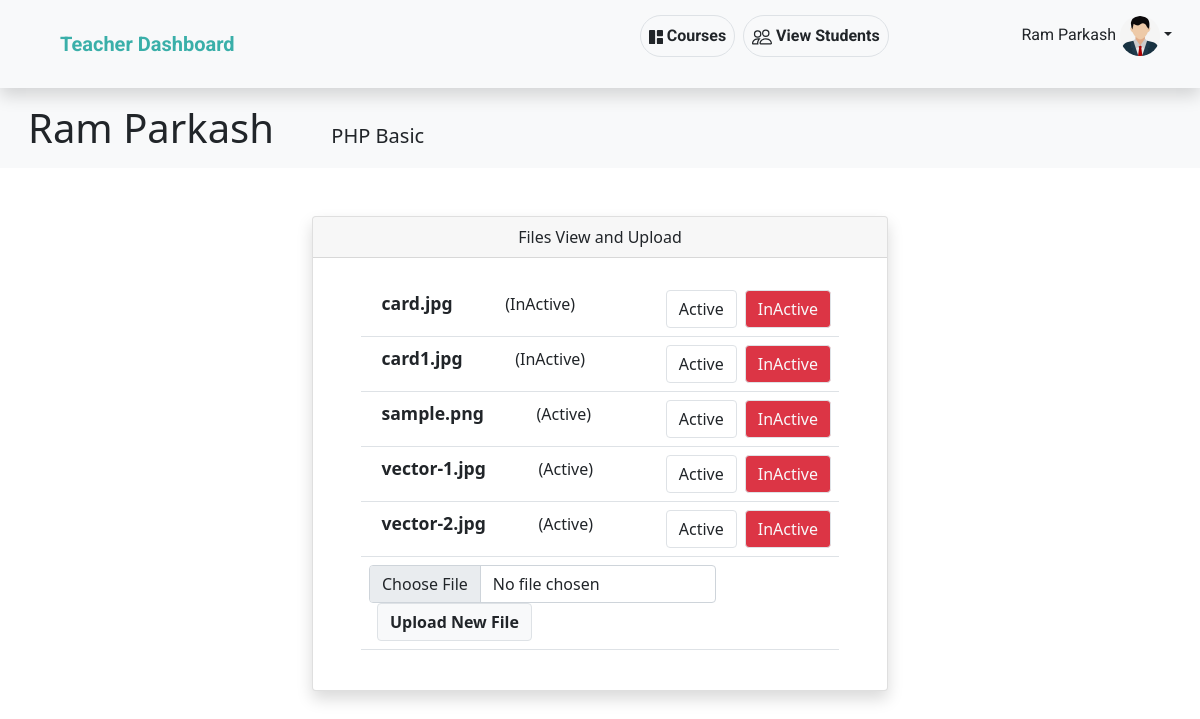
The page /teacher/topic_files.php?topic_id=10&batch_course_title=PHP Basic (signed in) on the database its author committed.
### tables this page shows
CREATE TABLE `user_role` (
  `user_role_id` int(11) NOT NULL AUTO_INCREMENT,
  `user_id` int(11) DEFAULT NULL,
  `role_id` int(11) DEFAULT NULL,
  `status_id` int(11) DEFAULT NULL,
  `created_at` datetime DEFAULT NULL,
  `updated_at` datetime DEFAULT NULL,
  PRIMARY KEY (`user_role_id`),
  KEY `user_id` (`user_id`),
  KEY `role_id` (`role_id`),
  CONSTRAINT `user_role_ibfk_1` FOREIGN KEY (`user_id`) REFERENCES `users` (`user_id`) ON DELETE CASCADE ON UPDATE CASCADE,
  CONSTRAINT `user_role_ibfk_2` FOREIGN KEY (`role_id`) REFERENCES `roles` (`role_id`) ON DELETE CASCADE ON UPDATE CASCADE
);

CREATE TABLE `topic_file` (
  `topic_file_id` int(11) NOT NULL AUTO_INCREMENT,
  `topic_id` int(11) DEFAULT NULL,
  `status_id` int(11) DEFAULT NULL,
  `file_name` varchar(100) DEFAULT NULL,
  `file_path` text DEFAULT NULL,
  `file_type` enum('doc','ppt','pdf','png','jpg','jpeg') DEFAULT NULL,
  `created_at` datetime DEFAULT NULL,
  `updated_at` datetime DEFAULT NULL,
  PRIMARY KEY (`topic_file_id`),
  KEY `topic_id` (`topic_id`),
  CONSTRAINT `topic_file_ibfk_1` FOREIGN KEY (`topic_id`) REFERENCES `topics` (`topic_id`) ON DELETE CASCADE ON UPDATE CASCADE
);

### teacher/topic_files.php (the view, shortened to what this page needs)
<?php
require_once("require/header.php");
require_once("../require/database_connection.php");
?>
<?php
if(isset($_REQUEST['batch_course_title'])){
	$batch_course_title = $_REQUEST['batch_course_title'];
}
 if(isset($_REQUEST['topic_id'])){
$query="SELECT * FROM users, user_role, roles
		WHERE users.`user_id` = user_role.`user_id`
		AND roles.`role_id` = user_role.`role_id`
		AND users.`user_id` =  27
		AND roles.`role_id` = 2 ";
$record = mysqli_query($connection, $query);
	while($row = mysqli_fetch_assoc($record)){
?>
<div class="row p-3 bg-light" style="background-color:">
	<div class="col-sm-12">
		<span class="display-6"><?php echo $_SESSION['first_name']."&nbsp;".$_SESSION['last_name']; ?></span>
		<span class="fs-5 mx-5 pt-3">&nbsp;<?php echo $batch_course_title ?></span>
	</div>
</div>
<div class="row">
	<div class="col-sm-3"></div>
	<div class="col-sm-6">
		<h1 class="fs-4  pt-3"></h1><br>
		<div class="card shadow mb-1">
			<div class="card-header text-center">Files View and Upload </div>
		  <div class="card-body p-4">
		  <div class="mx-4">
		  	<table class="table">
		<?php
		$query="SELECT file_name, topic_file_id, status_id FROM topic_file WHERE topic_id = '".$_REQUEST['topic_id']."' ";
		$result = mysqli_query($connection, $query);
		while($fetch = mysqli_fetch_assoc($result)){
		?>	<tr>
				<td>&nbsp;&nbsp;
		    		<a href="" style="font-size:1.1em; text-decoration: none;" class="fw-bold text-dark card-title">
		    		<?php echo $fetch['file_name']; ?>
	    			</a>
	    			<span class="mx-5 ">
	    				<?php  if($fetch['status_id']==1) {
	    					echo "(Active)";
	    					}
	    				else if($fetch['status_id']==2){
	    					echo "(InActive)";
	    					}
	    				?>
	    			</span>
	    			<a href="?inactive=<?php echo $fetch['topic_file_id'] ?>" class="btn float-end border bg-danger text-light">InActive</a>
	    			<a href="?active=<?php echo $fetch['topic_file_id'] ?>" class="btn float-end border mx-2">Active</a>
	    		</td>
	    	</tr>
<?php
		}
	}
 }
?>			<form method="POST" action="topic_files.php" enctype="multipart/form-data">
	    		<td style="font-size:0.9em;" class="m-2">
	    			<input type="file" name="file_upload" class="form-control w-75" style="float:left;">
	    			<input type="submit" name="upload" value="Upload New File" class=" btn border mx-2 bg-light fw-bold">
	    		</td>
	    	</form>
	</table>
		</div>
		  </div>
		</div>
	</div>
	<div class="col-sm-3"></div>
</div>
<?php require_once("require/footer.php"); ?>

### rows shown on the page
topic_file: file_name "card.jpg", shows "(InActive)"
topic_file: file_name "card1.jpg", shows "(InActive)"
topic_file: file_name "sample.png", shows "(Active)"
topic_file: file_name "vector-1.jpg", shows "(Active)"
topic_file: file_name "vector-2.jpg", shows "(Active)"

### other values the page prints
$_SESSION['first_name'] "Ram"
$_SESSION['last_name'] "Parkash"
